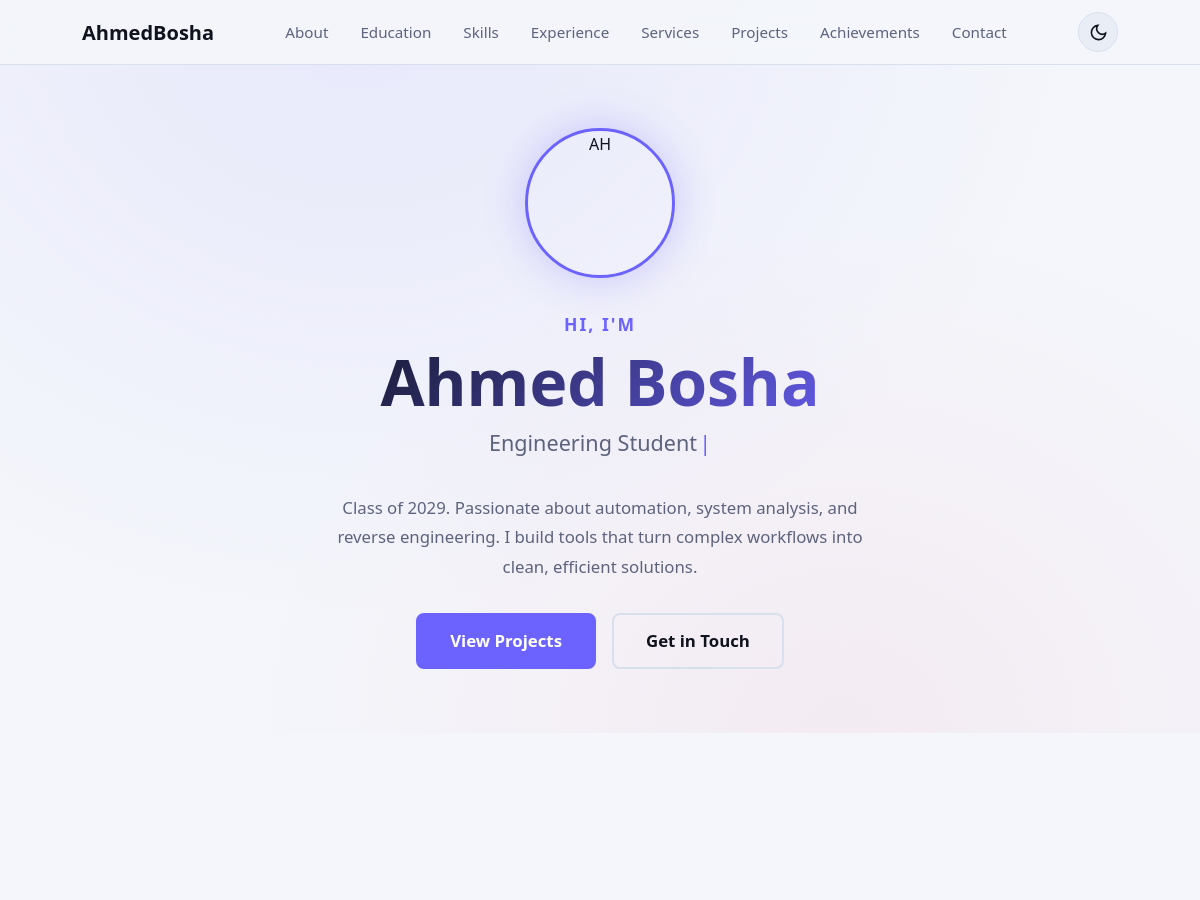
Before: / (upper part) with the older database file.
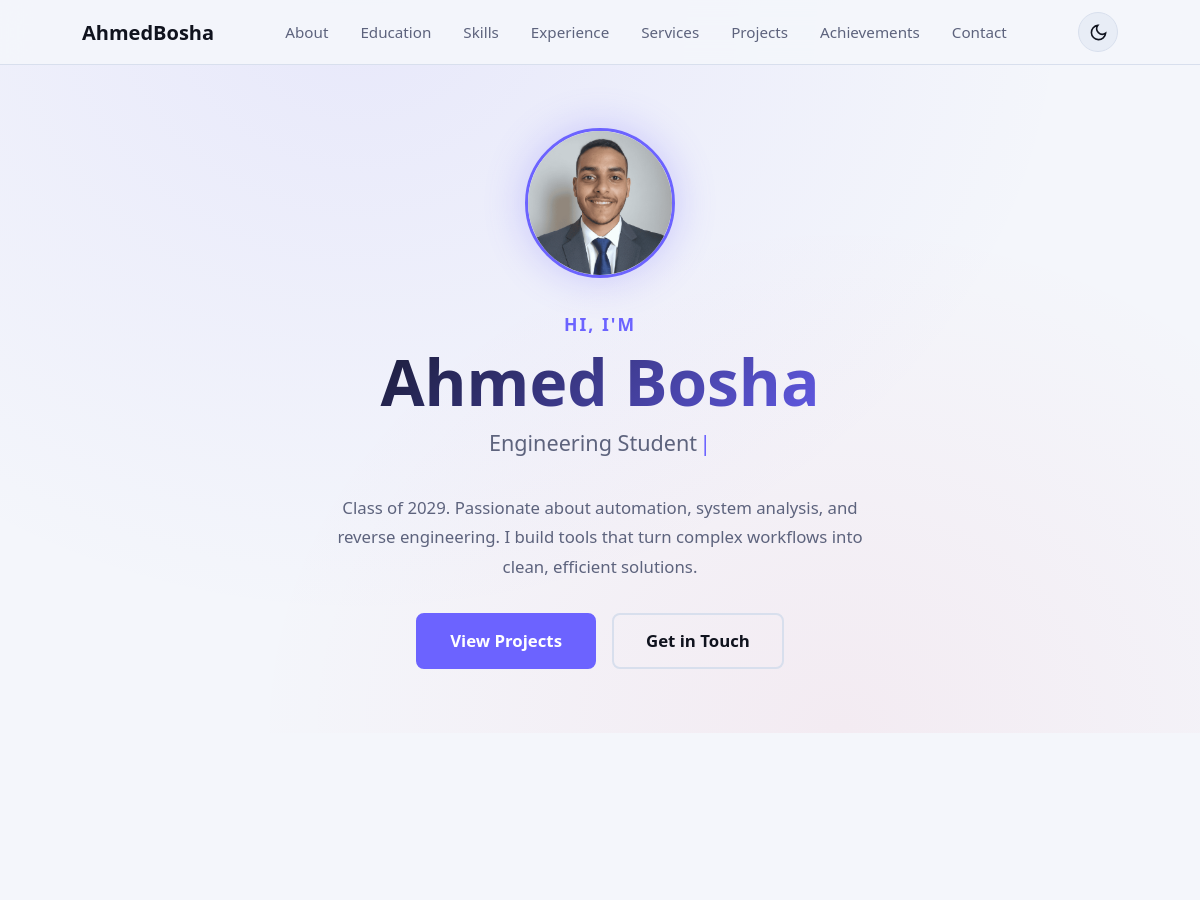
After: the same page with the newer database file.
### tables this page shows
CREATE TABLE site_settings (
            id              INTEGER PRIMARY KEY CHECK (id = 1),
            name            TEXT    DEFAULT 'Ahmed Bosha',
            greeting        TEXT    DEFAULT 'Hi, I''m',
            tagline         TEXT    DEFAULT 'Engineering Student & Software Developer',
            typing_texts    TEXT    DEFAULT 'Engineering Student,Software Developer,Problem Solver,Automation Enthusiast',
            bio             TEXT    DEFAULT 'Class of 2029. Passionate about automation, system analysis, and reverse engineering. I build tools that turn complex workflows into clean, efficient solutions.',
            profile_photo   TEXT,
            email           TEXT    DEFAULT 'ahmedbosha2566@gmail.com',
            github_url      TEXT    DEFAULT 'https://github.com/AhmedBosha',
            linkedin_url    TEXT,
            twitter_url     TEXT,
            resume_url      TEXT,
            color_primary   TEXT    DEFAULT '#6c63ff',
            color_accent    TEXT    DEFAULT '#ff6b6b',
            color_bg        TEXT    DEFAULT '#0c0c12',
            color_surface   TEXT    DEFAULT '#161622',
            color_text      TEXT    DEFAULT '#f0f0f8'
        , logo_text TEXT DEFAULT 'AhmedBosha', site_title TEXT DEFAULT 'Ahmed Bosha — Engineering & Software Portfolio', footer_text TEXT DEFAULT '© 2026 Ahmed Bosha', admin_user TEXT DEFAULT 'admin', admin_pass_hash TEXT);

### app.py (the view)
@app.route("/")
def index():
    db = get_db()
    projects = db.execute("SELECT * FROM projects ORDER BY created_at DESC").fetchall()
    skills_raw = db.execute("SELECT * FROM skills ORDER BY category ASC, sort_order ASC, id ASC").fetchall()
    skill_categories = {}
    for s in skills_raw:
        cat = s["category"] or "General"
        if cat not in skill_categories:
            skill_categories[cat] = []
        skill_categories[cat].append(s)
    education_list = db.execute("SELECT * FROM education ORDER BY sort_order ASC, start_year DESC").fetchall()
    experiences_list = db.execute("SELECT * FROM experiences ORDER BY sort_order ASC, id ASC").fetchall()
    services_list = db.execute("SELECT * FROM services ORDER BY sort_order ASC, id ASC").fetchall()
    achievements_list = db.execute("SELECT * FROM achievements ORDER BY sort_order ASC, id ASC").fetchall()
    testimonials_list = db.execute("SELECT * FROM testimonials ORDER BY sort_order ASC, id ASC").fetchall()
    return render_template(
        "index.html",
        projects=projects,
        skill_categories=skill_categories,
        education_list=education_list,
        experiences_list=experiences_list,
        services_list=services_list,
        achievements_list=achievements_list,
        testimonials_list=testimonials_list,
    )

### app.py (called while the page is built)
def get_db():
    if "db" not in g:
        g.db = sqlite3.connect(DATABASE)
        g.db.row_factory = sqlite3.Row
        g.db.execute("PRAGMA foreign_keys = ON")
    return g.db

def get_settings(db=None):
    if db is None:
        db = get_db()
    return db.execute("SELECT * FROM site_settings WHERE id = 1").fetchone()

@app.context_processor
def inject_globals():
    try:
        settings = get_settings()
        unread = get_db().execute(
            "SELECT COUNT(*) FROM messages WHERE is_read = 0"
        ).fetchone()[0]
    except Exception:
        settings = None
        unread = 0
    return dict(settings=settings, unread_count=unread)

### templates/index.html (shortened to what this page needs)
{% extends "base.html" %}
{% block body %}
<nav class="navbar">
    <div class="container navbar__inner">
        <a href="#" class="navbar__logo">
            {% if settings and settings.logo_text %}
                {{ settings.logo_text }}
            {% else %}
                Ahmed<span class="accent">Bosha</span>
            {% endif %}
        </a>
        <ul class="navbar__links">
            <li><a href="#about">About</a></li>
            {% if education_list %}<li><a href="#education">Education</a></li>{% endif %}
            {% if skill_categories %}<li><a href="#skills">Skills</a></li>{% endif %}
            {% if experiences_list %}<li><a href="#experience">Experience</a></li>{% endif %}
            {% if services_list %}<li><a href="#services">Services</a></li>{% endif %}
            <li><a href="#projects">Projects</a></li>
            {% if achievements_list %}<li><a href="#achievements">Achievements</a></li>{% endif %}
            <li><a href="#contact">Contact</a></li>
        </ul>
        <div class="navbar__actions">
            <button class="theme-toggle-btn" id="themeToggle" aria-label="Toggle Theme" title="Toggle Light / Dark Theme">
                <svg class="moon-icon" viewBox="0 0 24 24" fill="none" stroke="currentColor" stroke-width="2" width="19" height="19">
                    <path d="M21 12.79A9 9 0 1 1 11.21 3 7 7 0 0 0 21 12.79z"></path>
                </svg>
            </button>
        </div>
    </div>
</nav>
<header class="hero" id="about">
    <div class="container hero__inner">
        {% if settings and settings.profile_photo %}
        <div class="hero__photo-wrap reveal">
            <img src="{{ url_for('static', filename='uploads/' + settings.profile_photo) }}"
                 alt="{{ settings.name }}" class="hero__photo">
        </div>
        {% else %}
        <div class="hero__photo-wrap hero__photo-wrap--placeholder reveal">
            <div class="hero__photo-initials">
                {{ settings.name[:2].upper() if settings and settings.name else 'AB' }}
            </div>
        </div>
        {% endif %}
        <p class="hero__greeting reveal" style="--delay: 0.1s;">
            {{ settings.greeting if settings and settings.greeting else "Hi, I'm" }}
        </p>
        <h1 class="hero__name reveal" style="--delay: 0.2s;">
            {{ settings.name if settings and settings.name else 'Ahmed Bosha' }}
        </h1>
        <p class="hero__tagline reveal" style="--delay: 0.3s;">
            <span id="typedText"></span><span class="typing-cursor">|</span>
        </p>
        <p class="hero__bio reveal" style="--delay: 0.4s;">
            {{ settings.bio if settings and settings.bio else 'Class of 2029. Passionate about automation, system analysis, and problem-solving. I build tools that turn complex workflows into clean, efficient solutions.' }}
        </p>
        <div class="hero__cta reveal" style="--delay: 0.5s;">
            <a href="#projects" class="btn btn--primary btn--lg">View Projects</a>
            <a href="#contact" class="btn btn--outline btn--lg">Get in Touch</a>
        </div>
    </div>
</header>
{% if education_list %}
<section class="section" id="education">
    <div class="container">
    </div>
</section>
{% endif %}
{% endblock %}

### templates/base.html (shortened to what this page needs)
<!DOCTYPE html>
<html lang="en" data-theme="dark">
<head>
    <link rel="stylesheet" href="{{ url_for('static', filename='css/style.css') }}">
</head>
<body>
    {% block body %}{% endblock %}
</body>
</html>

Changed rows visible on the page:
changed site_settings "Ahmed Bosha": profile_photo empty → "profile_013e2965.png" (drawn); profile_photo: picture added; name "AH" → (not shown)
